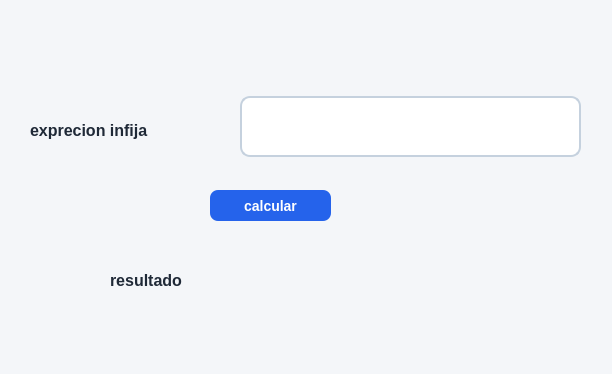
<?xml version="1.0" encoding="UTF-8"?>
<ui version="4.0">
 <class>exprecioninfija</class>
 <widget class="QDialog" name="exprecioninfija">
  <property name="geometry">
   <rect>
    <x>0</x>
    <y>0</y>
    <width>612</width>
    <height>374</height>
   </rect>
  </property>
  <property name="windowTitle">
   <string>Dialog</string>
  </property>
  <property name="styleSheet">
   <string notr="true">/*=====================================
    DIALOGO
======================================*/

QDialog{
    background-color:#F4F6F9;
}

/*=====================================
    LABELS
======================================*/

QLabel{
    color:#1F2937;
    font-size:16px;
    font-family:Segoe UI;
    font-weight:bold;
}

/*=====================================
    QTextEdit
======================================*/

QTextEdit{

    background:white;
    border:2px solid #C5D1DE;
    border-radius:10px;
    padding:8px;
    color:#2C3E50;
    font-size:14px;
    selection-background-color:#2563EB;
}

QTextEdit:focus{

    border:2px solid #2563EB;
    background:#FFFFFF;

}

/*=====================================
    BOTON
======================================*/

QPushButton{

    background-color:#2563EB;
    color:white;
    border:none;
    border-radius:8px;
    padding:8px 18px;
    font-size:14px;
    font-weight:bold;

}

QPushButton:hover{

    background:#1D4ED8;

}

QPushButton:pressed{

    background:#1E40AF;

}

/*=====================================
    SCROLLBAR
======================================*/

QScrollBar:vertical{

    background:#E5E7EB;
    width:12px;
    border:none;

}

QScrollBar::handle:vertical{

    background:#2563EB;
    border-radius:6px;
    min-height:30px;

}

QScrollBar::add-line:vertical,
QScrollBar::sub-line:vertical{

    height:0px;

}

QScrollBar::add-page:vertical,
QScrollBar::sub-page:vertical{

    background:#E5E7EB;

}

/*=====================================
    TOOLTIP
======================================*/

QToolTip{

    background:#1E293B;
    color:white;
    border:1px solid #2563EB;
    padding:5px;

}
</string>
  </property>
  <widget class="QLabel" name="label">
   <property name="geometry">
    <rect>
     <x>30</x>
     <y>110</y>
     <width>201</width>
     <height>41</height>
    </rect>
   </property>
   <property name="font">
    <font>
     <family>Segoe UI</family>
     <pointsize>-1</pointsize>
     <weight>75</weight>
     <bold>true</bold>
    </font>
   </property>
   <property name="text">
    <string>exprecion infija </string>
   </property>
  </widget>
  <widget class="QLabel" name="label_2">
   <property name="geometry">
    <rect>
     <x>110</x>
     <y>270</y>
     <width>111</width>
     <height>21</height>
    </rect>
   </property>
   <property name="font">
    <font>
     <family>Segoe UI</family>
     <pointsize>-1</pointsize>
     <weight>75</weight>
     <bold>true</bold>
    </font>
   </property>
   <property name="text">
    <string>resultado</string>
   </property>
  </widget>
  <widget class="QPushButton" name="calcular">
   <property name="geometry">
    <rect>
     <x>210</x>
     <y>190</y>
     <width>121</width>
     <height>31</height>
    </rect>
   </property>
   <property name="text">
    <string>calcular</string>
   </property>
  </widget>
  <widget class="QTextEdit" name="ingreso_de_datos">
   <property name="geometry">
    <rect>
     <x>240</x>
     <y>96</y>
     <width>341</width>
     <height>61</height>
    </rect>
   </property>
  </widget>
  <widget class="QLabel" name="resultado">
   <property name="geometry">
    <rect>
     <x>220</x>
     <y>260</y>
     <width>301</width>
     <height>61</height>
    </rect>
   </property>
   <property name="font">
    <font>
     <family>Segoe UI</family>
     <pointsize>-1</pointsize>
     <weight>75</weight>
     <bold>true</bold>
    </font>
   </property>
   <property name="text">
    <string/>
   </property>
  </widget>
 </widget>
 <resources/>
 <connections/>
</ui>
